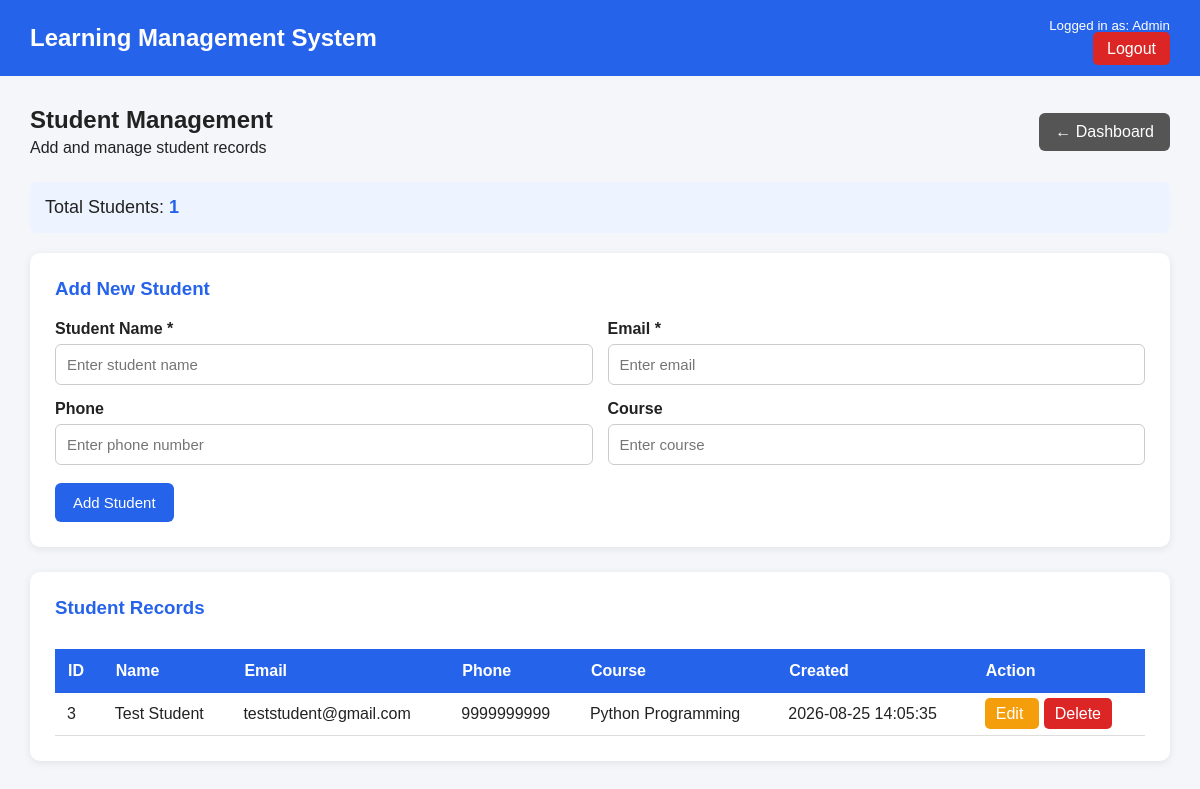
/students.php (signed in), run on the app's committed database.
### tables this page shows
CREATE TABLE `students` (
  `id` int(11) NOT NULL,
  `name` varchar(100) NOT NULL,
  `email` varchar(100) NOT NULL,
  `phone` varchar(20) DEFAULT NULL,
  `course` varchar(100) DEFAULT NULL,
  `created_at` timestamp NOT NULL DEFAULT current_timestamp()
);

### students.php (the view, shortened to what this page needs)
<?php
require_once "config/database.php";
$user_name = $_SESSION['name'] ?? "User";
$edit_student = null;
$students = $conn->query(
    "SELECT * FROM students ORDER BY id DESC"
);
$count_result = $conn->query(
    "SELECT COUNT(*) AS total FROM students"
);
$count_row = $count_result->fetch_assoc();
$total_students = $count_row['total'];
?>
<!DOCTYPE html>
<html lang="en">
<head>
</head>
<body>
<div class="header">
    <h1>
        Learning Management System
    </h1>
    <div class="user-info">
        <small>
            Logged in as:
            <?php echo htmlspecialchars($user_name); ?>
        </small>
        <a class="logout" href="logout.php">
            Logout
        </a>
    </div>
</div>
<div class="container">
    <div class="top-section">
        <div>
            <h2>
                Student Management
            </h2>
            <p>
                Add and manage student records
            </p>
        </div>
        <a class="back-btn"
           href="dashboard.php">
            ← Dashboard
        </a>
    </div>
    <div class="total-box">
        Total Students:
        <strong>
            <?php echo $total_students; ?>
        </strong>
    </div>
    <div class="card">
        <?php if ($edit_student): ?>
            <h3>
                Edit Student
            </h3>
        <?php else: ?>
            <h3>
                Add New Student
            </h3>
        <?php endif; ?>
        <form method="POST">
            <div class="form-grid">
                <div class="form-group">
                    <label>
                        Student Name *
                    </label>
                    <input
                        type="text"
                        name="name"
                        required
                        placeholder="Enter student name"
                        value="<?php
                            echo $edit_student
                                ? htmlspecialchars($edit_student['name'])
                                : '';
                        ?>"
                    >
                </div>
                <div class="form-group">
                    <label>
                        Email *
                    </label>
                    <input
                        type="email"
                        name="email"
                        required
                        placeholder="Enter email"
                        value="<?php
                            echo $edit_student
                                ? htmlspecialchars($edit_student['email'])
                                : '';
                        ?>"
                    >
                </div>
                <div class="form-group">
                    <label>
                        Phone
                    </label>
                    <input
                        type="text"
                        name="phone"
                        placeholder="Enter phone number"
                        value="<?php
                            echo $edit_student
                                ? htmlspecialchars($edit_student['phone'])
                                : '';
                        ?>"
                    >
                </div>
                <div class="form-group">
                    <label>
                        Course
                    </label>
                    <input
                        type="text"
                        name="course"
                        placeholder="Enter course"
                        value="<?php
                            echo $edit_student
                                ? htmlspecialchars($edit_student['course'])
                                : '';
                        ?>"
                    >
                </div>
            </div>
            <?php if ($edit_student): ?>
                <button
                    type="submit"
                    name="update_student"
                    class="btn btn-primary">
                    Update Student
                </button>
                <a
                    href="students.php"
                    class="btn btn-secondary">
                    Cancel
                </a>
            <?php else: ?>
                <button
                    type="submit"
                    name="add_student"
                    class="btn btn-primary">
                    Add Student
                </button>
            <?php endif; ?>
        </form>
    </div>
    <div class="card">
        <h3>
            Student Records
        </h3>
        <div class="table-container">
            <table>
                <thead>
                    <tr>
                        <th>ID</th>
                        <th>Name</th>
                        <th>Email</th>
                        <th>Phone</th>
                        <th>Course</th>
                        <th>Created</th>
                        <th>Action</th>
                    </tr>
                </thead>
                <tbody>
                <?php if ($students && $students->num_rows > 0): ?>
                    <?php while ($student = $students->fetch_assoc()): ?>
                        <tr>
                            <td>
                                <?php echo $student['id']; ?>
                            </td>
                            <td>
                                <?php
                                echo htmlspecialchars(
                                    $student['name']
                                );
                                ?>
                            </td>
                            <td>
                                <?php
                                echo htmlspecialchars(
                                    $student['email']
                                );
                                ?>
                            </td>
                            <td>
                                <?php
                                echo htmlspecialchars(
                                    $student['phone']
                                );
                                ?>
                            </td>
                            <td>
                                <?php
                                echo htmlspecialchars(
                                    $student['course']
                                );
                                ?>
                            </td>
                            <td>
                                <?php
                                echo htmlspecialchars(
                                    $student['created_at']
                                );
                                ?>
                            </td>
                            <td>
                                <a
                                    class="edit-btn"
                                    href="students.php?edit=<?php
                                        echo $student['id'];
                                    ?>">
                                    Edit
                                </a>
                                <a
                                    class="delete-btn"
                                    href="students.php?delete=<?php
                                        echo $student['id'];
                                    ?>"
                                    onclick="return confirm(
                                        'Are you sure you want to delete this student?'
                                    );">
                                    Delete
                                </a>
                            </td>
                        </tr>
                    <?php endwhile; ?>
                <?php endif; ?>
                </tbody>
            </table>
        </div>
    </div>
</div>
</body>
</html>

### students.php (style rules this page uses)
* { box-sizing: border-box; margin: 0; padding: 0; font-family: Arial, sans-serif; }
body { background: #f4f6f9; color: #222; }
.header { background: #2563eb; color: white; padding: 18px 30px; display: flex; justify-content: space-between; align-items: center; }
.header h1 { font-size: 24px; }
.user-info { text-align: right; }
.user-info small { display: block; margin-bottom: 7px; }
.logout { color: white; text-decoration: none; background: #dc2626; padding: 8px 14px; border-radius: 5px; }
.container { padding: 30px; max-width: 1200px; margin: auto; }
.top-section { display: flex; justify-content: space-between; align-items: center; margin-bottom: 25px; }
.top-section h2 { color: #222; margin-bottom: 5px; }
.back-btn { text-decoration: none; background: #555; color: white; padding: 10px 16px; border-radius: 6px; }
.card { background: white; padding: 25px; border-radius: 10px; box-shadow: 0 2px 8px rgba(0,0,0,0.08); margin-bottom: 25px; }
.card h3 { color: #2563eb; margin-bottom: 20px; }
.form-grid { display: grid; grid-template-columns: repeat(2, 1fr); gap: 15px; }
.form-group label { display: block; margin-bottom: 6px; font-weight: bold; }
.form-group input { width: 100%; padding: 11px; border: 1px solid #ccc; border-radius: 6px; font-size: 15px; }
.btn { border: none; padding: 11px 18px; border-radius: 6px; cursor: pointer; font-size: 15px; margin-top: 18px; }
.btn-primary { background: #2563eb; color: white; }
.table-container { overflow-x: auto; }
table { width: 100%; border-collapse: collapse; margin-top: 10px; }
th { background: #2563eb; color: white; padding: 13px; text-align: left; }
td { padding: 12px; border-bottom: 1px solid #ddd; }
.edit-btn { background: #f59e0b; color: white; padding: 7px 11px; border-radius: 5px; text-decoration: none; }
.delete-btn { background: #dc2626; color: white; padding: 7px 11px; border-radius: 5px; text-decoration: none; margin-left: 5px; }
.total-box { background: #eef4ff; padding: 15px; border-radius: 7px; margin-bottom: 20px; font-size: 18px; }
.total-box strong { color: #2563eb; }

### data on the page
students: id "3", name "Test Student", email "teststudent@gmail.com", phone "9999999999", course "Python Programming", created_at "2026-08-25 14:05:35"

### other printed values
$user_name "Admin"
$total_students "1"
